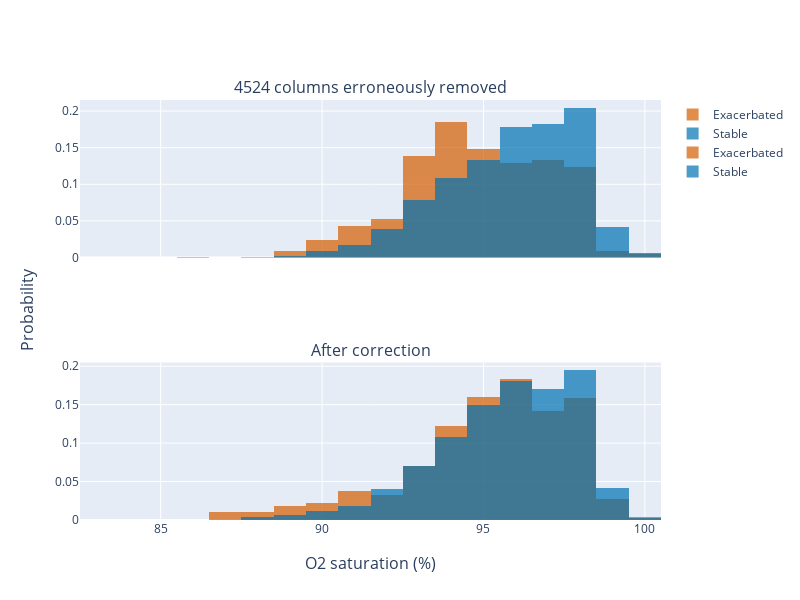

The notebook cell saved with this chart:
### Code cell
# Compare the displots before and after removing the rows with nan
def distplot(df, fig, row, col):
  fig.add_trace(go.Histogram(x=df['O2 Saturation'][df['Is Exacerbated']==True], histnorm='probability', marker=dict(color=get_ex_color()), name='Exacerbated'), row=row, col=col)
  fig.add_trace(go.Histogram(x=df['O2 Saturation'][df['Is Exacerbated']==False], histnorm='probability', marker=dict(color=get_stable_color()), name='Stable'), row=row, col=col)
  # Add vertical gridlines x axis
  fig.update_xaxes(showgrid=True, gridwidth=1, row=row, col=col)
  fig.update_layout(barmode="overlay")
  return -1

# Create figure with 3 rows and 1 column
fig = make_subplots(rows=2, cols=1, shared_xaxes=True, x_title='O2 saturation (%)', y_title='Probability', 
  subplot_titles=("{} columns erroneously removed".format(nan.shape[0]),"After correction"))

distplot(nonan, fig, 1, 1)
distplot(full, fig, 2, 1)

# distplot(full[~full.ID.isin(['141', '59', '241', '194'])])
# distplot(full[~full.ID.isin(['79', '23', '138', '24', '80', '81', '137', '139', '140', '82', '92', '99', '100', '93', '102', '113', '28', '114', '123', '115', '126', 
#   '127', '129', '128', '130', '131', '233', '78', '132', '133', '134', '136', '241', '59', '189', '187', '188', '231', '186', '141', '143', '191', '194', '195', '144', 
#   '193', '151', '197', '196', '234', '153', '66', '236', '171', '173', '175', '176', '172', '200', '179', '178', '229'])],
#   fig, 3, 1)

fig.update_layout(width=800, height=600)
fig.show()

### Figure 1 — Plotly figure (JSON) as saved in the notebook; plotly's stock layout.template omitted (floating-point values rounded to 4 significant figures; data arrays with more than 128 entries replaced by an {"elided": "..."} marker saying what was removed)
{"data": [{"histnorm": "probability", "marker": {"color": "rgba(213,094,000,0.7)"}, "name": "Exacerbated", "type": "histogram", "x": {"elided": "210 int values"}, "xaxis": "x", "yaxis": "y"}, {"histnorm": "probability", "marker": {"color": "rgba(000,114,178,0.7)"}, "name": "Stable", "type": "histogram", "x": {"elided": "2843 int values"}, "xaxis": "x", "yaxis": "y"}, {"histnorm": "probability", "marker": {"color": "rgba(213,094,000,0.7)"}, "name": "Exacerbated", "type": "histogram", "x": {"elided": "704 int values"}, "xaxis": "x2", "yaxis": "y2"}, {"histnorm": "probability", "marker": {"color": "rgba(000,114,178,0.7)"}, "name": "Stable", "type": "histogram", "x": {"elided": "6872 int values"}, "xaxis": "x2", "yaxis": "y2"}], "layout": {"annotations": [{"font": {"size": 16}, "showarrow": false, "text": "4524 columns erroneously removed", "x": 0.5, "xanchor": "center", "xref": "paper", "y": 1, "yanchor": "bottom", "yref": "paper"}, {"font": {"size": 16}, "showarrow": false, "text": "After correction", "x": 0.5, "xanchor": "center", "xref": "paper", "y": 0.375, "yanchor": "bottom", "yref": "paper"}, {"font": {"size": 16}, "showarrow": false, "text": "O2 saturation (%)", "x": 0.5, "xanchor": "center", "xref": "paper", "y": 0, "yanchor": "top", "yref": "paper", "yshift": -30}, {"font": {"size": 16}, "showarrow": false, "text": "Probability", "textangle": -90, "x": 0, "xanchor": "right", "xref": "paper", "xshift": -40, "y": 0.5, "yanchor": "middle", "yref": "paper"}], "barmode": "overlay", "height": 600, "width": 800, "xaxis": {"anchor": "y", "domain": [0, 1], "gridwidth": 1, "matches": "x2", "showgrid": true, "showticklabels": false}, "xaxis2": {"anchor": "y2", "domain": [0, 1], "gridwidth": 1, "showgrid": true}, "yaxis": {"anchor": "x", "domain": [0.625, 1]}, "yaxis2": {"anchor": "x2", "domain": [0, 0.375]}}}
